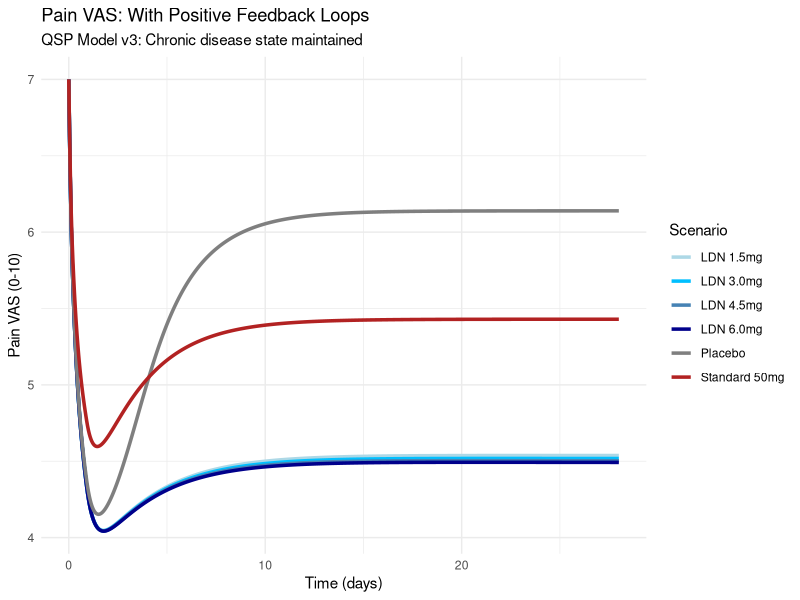
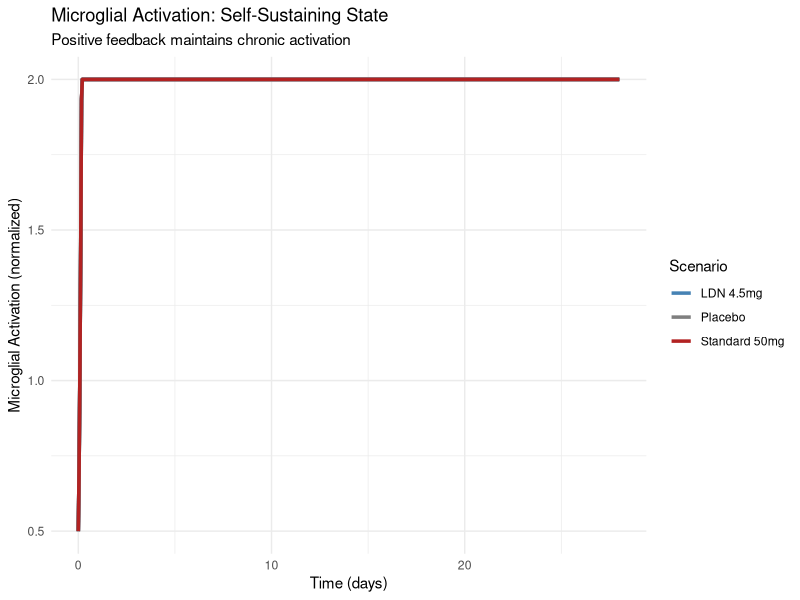
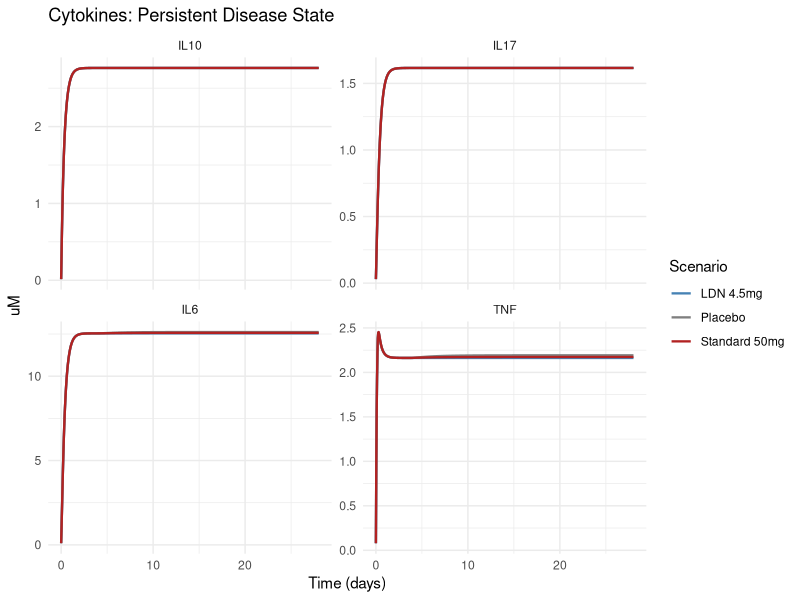
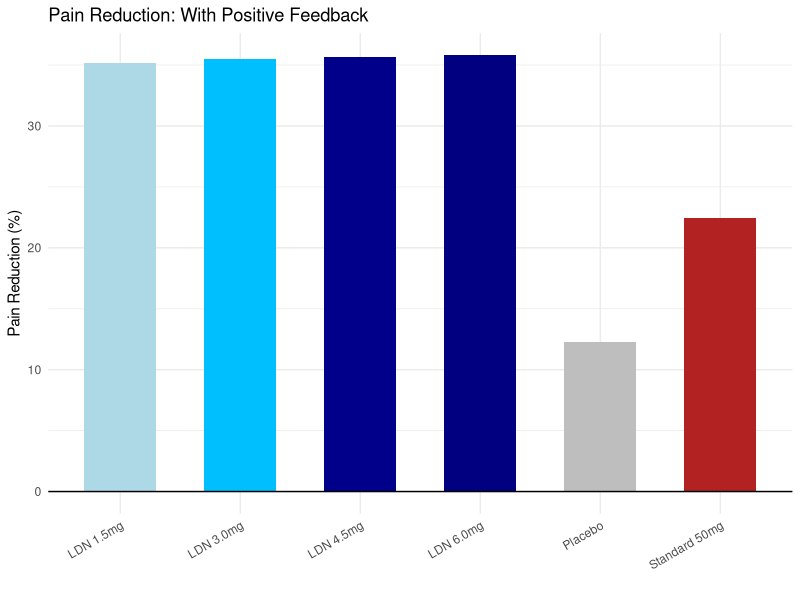
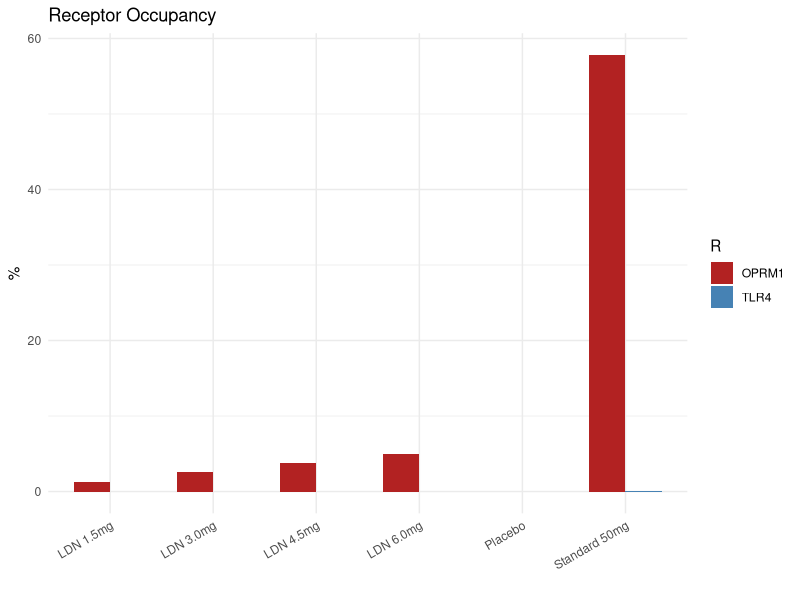

Generate these figures, in order, with R: (Note: this script raises an error after producing the figures.)
# QSP Model v4 - With placebo response mechanism
# Adds expectation-mediated analgesia for all treatment arms
# Literature: Bingel et al. 2011, Colloca et al. 2008

library(deSolve)
library(dplyr)
library(ggplot2)

# ============================================================
# 1. PARAMETERS
# ============================================================

p <- c(
  # TLR4
  kon=0.1, koff=1.0, TLR4_syn=0.01, TLR4_deg=0.01,
  M_basal=0.05, M_max=1.0, EC50_M=0.5, n_M=2.0,
  T_basal=0.05, T_max=1.0, EC50_T=0.3, n_T=2.0,
  kM_NF=0.7, kT_NF=0.3,
  N_basal=0.1, N_max=1.0, EC50_N=0.3, n_N=1.5,
  # Cytokines
  kpTNF=0.5, kdTNF=0.693, kM_TNF=1.0, kT_TNF=1.5, TNF_max=1.0,
  kpIL1B=0.3, kdIL1B=0.347, kN_IL1B=3.0,
  kpIL6=0.4, kdIL6=0.116, kM_IL6=1.5, kT_IL6=1.0,
  kpIL10=0.2, kdIL10=0.116, kNR_IL10=1.5, kT_IL10=0.5,
  kpIL17=0.08, kdIL17=0.116, kT_IL17=1.0, kNF_IL17=0.5,
  kpTGF=0.06, kdTGF=0.058, kT_TGF=0.8, kNF_TGF=0.3,
  # Pain
  kpBDNF=0.1, kdBDNF=0.023, BDNF_max=1.0, kIL6_BDNF=0.5,
  kpNGF=0.08, kdNGF=0.023, NGF_max=1.0, kTNF_NGF=0.3,
  kpTAC1=0.15, kdTAC1=0.693, TAC1_max=1.0, kB_TAC1=1.0, kIL17_TAC1=0.3,
  TRPV1_b=0.1, TRPV1_m=1.0, EC50_TRPV1=0.05, n_TRPV1=2.0, kB_TRPV1=0.5,
  # HPA
  kpCRH=0.1, kdCRH=0.693, kTNF_CRH=0.2,
  kpPOMC=0.1, kdPOMC=0.347, kCRH_POMC=2.0,
  EC50_NR=0.1, n_NR=1.5, kTNF_NR=0.5,
  kpNPY=0.05, kdNPY=0.116, kCRH_NPY=0.3,
  # Monoamines
  ksHT=0.1, kdHT=0.5, VmaxHT=1.0, KmHT=0.5,
  # OPRM1 hormesis
  Kd_OPRM1=0.001, Kd_endo=0.005, endo_basal=0.002,
  OPRM1_b=1.0, k_up=0.05, k_deg_OPRM1=0.01,
  k_reb=0.02, OPRM1_amax=0.8, EC50_OPRM1=0.3, n_OPRM1=1.5, k_hyper=0.5,
  # OGF-OGFr
  Kd_OGFr=0.00001, k_OGF_prod=0.000005, k_OGF_deg=0.05,
  k_OGF_upreg=2000.0, EC50_OGF=0.00005, OGF=0.005,
  # Pain integration
  Pain_b=2.0, Em_BDNF=0.5, EC_BDNF=0.1,
  Em_TNF=0.3, EC_TNF=0.05, Em_TAC1=0.4, EC_TAC1=0.05,
  Em_IL17=0.2, EC_IL17=0.02, E_IL10=0.5, EC_IL10=0.02, nP=1.5,
  CPT_h=60.0, CPT_f=25.0, kCPT=-5.0,
  # Positive feedback loops
  k_M_act_prod=0.05, k_M_act_pain=0.02, k_M_act_deg=0.005,
  k_M_act_self=0.01, M_act_max=2.0,
  k_M_act_TNF=1.0, k_M_act_IL6=0.5, k_M_act_IL1B=0.8,
  k_pain_TNF=0.05, k_pain_IL6=0.02,
  k_central_sens=0.5, EC50_sens=3.0, n_sens=3.0,
  # Chronic pain state
  k_chronic_prod=0.08, k_chronic_deg=0.03, k_chronic_self=0.0,
  EC50_chronic=4.0, n_chronic=2.0, k_chronic_amp=0.5,
  # ============================================================
  # Placebo response mechanism
  # Literature: Bingel et al. 2011 (Lancet Neurol), Colloca et al. 2008
  # Expectation-mediated analgesia via endogenous opioid release
  # ============================================================
  k_placebo_prod=0.005,   # placebo response development rate (slower)
  k_placebo_deg=0.002,    # placebo response decay rate
  placebo_max=0.10,       # maximum placebo analgesic effect (10% pain reduction)
  EC50_placebo=1.0,       # half-maximum time (days) for placebo development
  n_placebo=2.0,          # Hill coefficient for placebo development
  k_placebo_endo=0.1,     # placebo-mediated endorphin release (reduced)
  k_placebo_IL10=0.05,    # placebo-mediated IL-10 increase (reduced)
  k_placebo_cort=0.02     # placebo-mediated cortisol reduction (reduced)
)

# ============================================================
# 2. INITIAL CONDITIONS (FMQ baseline with microglial activation)
# ============================================================

y0 <- c(
  Ccns=0, TLR4f=1.0, TLR4b=0.0,
  MyD=0.35, TRIF=0.35, NFkB=0.35, NLRP3=0.5,
  TNF=0.08, IL1B=0.05, IL6=0.10, IL10=0.015, IL17=0.03, TGF=0.04,
  BDNF=0.15, NGF=0.10, TAC1=0.08, TRPV1=0.5,
  CRH=0.05, POMC=0.04, Cort=0.15, NR3C1=0.2, NPY=0.015,
  HT=0.06, OPRM1d=1.0, Endo=0.002,
  OGF=0.005,
  M_act=0.5,           # elevated microglial activation in FMQ
  Chronic=0.5,         # elevated chronic pain state in FMQ
  PlaceboResp=0.0,     # NEW: placebo response (develops over time)
  Pain=7.0, CPT=25.0
)

# ============================================================
# 3. ODE SYSTEM WITH POSITIVE FEEDBACK LOOPS + PLACEBO RESPONSE
# ============================================================

qsp <- function(t, y, p) {
  with(as.list(c(y, p)), {
    # TLR4 binding
    TLR4b_rate <- kon*Ccns*TLR4f
    TLR4u_rate <- koff*TLR4b
    dCcns <- 0
    dTLR4f <- TLR4_syn - TLR4_deg*TLR4f - TLR4b_rate + TLR4u_rate
    dTLR4b <- TLR4b_rate - TLR4u_rate - TLR4_deg*TLR4b
    TLR4tot <- TLR4f + TLR4b
    TRIF_inhib <- TLR4b/(TLR4tot+0.001)

    # MyD88 (NOT blocked by naltrexone)
    M_t <- M_basal + (M_max-M_basal)*TLR4f^n_M/(EC50_M^n_M+TLR4f^n_M)
    dMyD <- 0.5*(M_t-MyD)

    # TRIF (BLOCKED by naltrexone via MD2)
    T_t <- T_basal + (T_max-T_basal)*TLR4f^n_T/(EC50_T^n_T+TLR4f^n_T)*(1-TRIF_inhib)
    dTRIF_ <- 0.5*(T_t-TRIF)

    # NFkB
    NF_t <- 0.05 + kM_NF*(MyD-0.05) + kT_NF*(TRIF-0.05)
    NF_t <- max(0.05, min(1.0, NF_t))
    dNFkB <- 0.5*(NF_t-NFkB)

    # NLRP3
    NLRP3_t <- N_basal + (N_max-N_basal)*NFkB^n_N/(EC50_N^n_N+NFkB^n_N)
    dNLRP3 <- 0.3*(NLRP3_t-NLRP3)

    # ============================================================
    # NEW: Microglial self-activation (persistent neuroinflammation)
    # Literature: Wakatsuki 2024, Chen 2022, Ji 2018
    # Key: M_act has SLOW degradation -> persistence
    # Key: M_act self-amplifies -> bistability
    # ============================================================
    # Activation driven by: inflammation + pain + self-amplification
    M_act_drive <- k_M_act_prod*(TNF + IL6 + IL1B) +  # inflammation-driven
                   k_M_act_pain*Pain +                   # pain-driven
                   k_M_act_self*M_act*(M_act_max - M_act)  # self-amplification
    # Deactivation (slow -> persistence)
    M_act_res <- k_M_act_deg*M_act
    dM_act <- M_act_drive - M_act_res
    # Clamp to [0, M_act_max]
    if(M_act < 0) dM_act <- max(0, dM_act)
    if(M_act > M_act_max) dM_act <- min(0, dM_act)

    # Microglial amplification factor (0 = no amplification, 1 = max)
    M_amp <- M_act / M_act_max

    # ============================================================
    # Cytokines WITH microglial amplification + pain feedback
    # NO cooperative self-amplification (removed to prevent runaway)
    # ============================================================
    # Pain-inflammation positive feedback (vicious cycle)
    pain_fb <- k_pain_TNF * max(0, Pain - 5)  # only above pain threshold

    dTNF <- kpTNF*(1 + kM_TNF*MyD + kT_TNF*TRIF +
                   k_M_act_TNF*M_amp +       # microglial amplification
                   pain_fb) -                 # pain-inflammation feedback
           kdTNF*TNF - 0.1*IL10*TNF

    dIL1B_ <- kpIL1B*(1 + kN_IL1B*NLRP3 + k_M_act_IL1B*M_amp) - kdIL1B*IL1B

    dIL6 <- kpIL6*(1 + kM_IL6*MyD + kT_IL6*TRIF +
                   k_M_act_IL6*M_amp +
                   k_pain_IL6*max(0, Pain - 5)) - kdIL6*IL6

    dIL10_ <- kpIL10*(1 + kNR_IL10*NR3C1 + kT_IL10*TRIF) - kdIL10*IL10
    dIL17_ <- kpIL17*(1 + kT_IL17*TRIF + kNF_IL17*NFkB) - kdIL17*IL17
    dTGF_ <- kpTGF*(1 + kT_TGF*TRIF + kNF_TGF*NFkB) - kdTGF*TGF

    # Pain signaling
    dBDNF <- kpBDNF*(1+kIL6_BDNF*IL6) - kdBDNF*BDNF
    if(BDNF>BDNF_max) dBDNF <- dBDNF-0.5*(BDNF-BDNF_max)
    dNGF <- kpNGF*(1+kTNF_NGF*TNF) - kdNGF*NGF
    if(NGF>NGF_max) dNGF <- dNGF-0.5*(NGF-NGF_max)
    dTAC1_ <- kpTAC1*(1+kB_TAC1*BDNF+kIL17_TAC1*IL17) - kdTAC1*TAC1
    if(TAC1>TAC1_max) dTAC1_ <- dTAC1_-0.5*(TAC1-TAC1_max)
    TRPV1_t <- TRPV1_b+(TRPV1_m-TRPV1_b)*NGF^n_TRPV1/(EC50_TRPV1^n_TRPV1+NGF^n_TRPV1)+kB_TRPV1*BDNF
    dTRPV1_ <- 0.5*(TRPV1_t-TRPV1)

    # HPA
    dCRH <- kpCRH*(1+kTNF_CRH*TNF) - kdCRH*CRH
    dPOMC_ <- kpPOMC*(1+kCRH_POMC*CRH) - kdPOMC*POMC
    dCort <- 0.5*POMC - 0.3*Cort
    NRs <- max(0.1, 1-kTNF_NR*TNF)
    NRt <- NRs*Cort^n_NR/(EC50_NR^n_NR+Cort^n_NR)
    dNR3C1_ <- 0.3*(NRt-NR3C1)
    dNPY <- kpNPY/(1+kCRH_NPY*CRH) - kdNPY*NPY

    # Monoamines
    dHT <- ksHT - VmaxHT*HT/(KmHT+HT) - kdHT*HT + 0.02*IL10

    # OGF-OGFr pathway
    OGFr_occ <- Ccns/(Kd_OGFr+Ccns)
    dOGF <- k_OGF_prod*(1 + k_OGF_upreg*OGFr_occ) - k_OGF_deg*OGF
    OGF_eff <- OGF/(OGF + EC50_OGF)

    # OPRM1 hormesis
    OPRM1_occ <- Ccns/(Kd_OPRM1+Ccns)
    dOPRM1d <- k_up*OPRM1_occ*(2-OPRM1d) - k_deg_OPRM1*(OPRM1d-OPRM1_b)
    dEndo <- k_reb*OPRM1_occ*(0.01-Endo) - 0.005*(Endo-endo_basal)
    Endo_sig <- (1-OPRM1_occ)*OPRM1d*Endo/(Kd_endo+Endo)
    OPRM1_a <- OPRM1_amax*Endo_sig^n_OPRM1/(EC50_OPRM1^n_OPRM1+Endo_sig^n_OPRM1)
    Hyper <- 1+k_hyper*OPRM1_occ^3

    anti_inflam <- OGF_eff + 0.1*OPRM1_a

    # ============================================================
    # Placebo response mechanism
    # Literature: Bingel et al. 2011, Colloca et al. 2008
    # Expectation-mediated analgesia via endogenous opioid release
    # Develops slowly over 2-4 weeks, persists for weeks
    # ============================================================
    # Placebo response development (time-dependent, cooperative)
    placebo_drive <- k_placebo_prod * t^n_placebo / (EC50_placebo^n_placebo + t^n_placebo)
    # Decay (very slow -> persistence)
    placebo_res <- k_placebo_deg * PlaceboResp
    dPlaceboResp <- placebo_drive - placebo_res
    # Clamp to [0, placebo_max]
    if(PlaceboResp > placebo_max) dPlaceboResp <- min(0, dPlaceboResp)

    # Placebo-mediated effects
    # 1. Endogenous opioid release (expectation analgesia)
    placebo_endo <- k_placebo_endo * PlaceboResp
    # 2. IL-10 increase (anti-inflammatory)
    placebo_IL10 <- k_placebo_IL10 * PlaceboResp
    # 3. Cortisol reduction (stress relief)
    placebo_cort <- k_placebo_cort * PlaceboResp

    # Placebo analgesic effect (reduces pain)
    placebo_analgesia <- PlaceboResp  # direct pain reduction

    # ============================================================
    # Chronic pain state (neural plasticity / central sensitization)
    # ============================================================
    # Production: driven by current pain level (cooperative)
    chronic_drive <- k_chronic_prod * Pain^n_chronic / (EC50_chronic^n_chronic + Pain^n_chronic)
    # Self-amplification (cooperative positive feedback)
    chronic_self <- k_chronic_self * Chronic^2 / (0.3^2 + Chronic^2)
    # Degradation (slow -> persistence)
    chronic_res <- k_chronic_deg * Chronic
    dChronic <- chronic_drive + chronic_self - chronic_res

    # Chronic state amplification factor
    chronic_amp <- 1.0 + k_chronic_amp * Chronic

    # ============================================================
    # Pain WITH central sensitization + chronic state amplification
    # ============================================================
    pB <- Em_BDNF*BDNF^nP/(EC_BDNF^nP+BDNF^nP)
    pT <- Em_TNF*TNF^nP/(EC_TNF^nP+TNF^nP)
    pTA <- Em_TAC1*TAC1^nP/(EC_TAC1^nP+TAC1^nP)
    pIL <- Em_IL17*IL17^nP/(EC_IL17^nP+IL17^nP)
    pIL10 <- E_IL10*IL10/(EC_IL10+IL10)

    # Central sensitization + chronic state amplification
    central_amp <- 1.0 + k_central_sens * M_amp *
                   Pain^n_sens / (EC50_sens^n_sens + Pain^n_sens)

    Pain_t <- Pain_b*(1+pB+pT+pTA+pIL)/(1+pIL10+placebo_IL10)*Hyper*(1-0.3*anti_inflam-placebo_analgesia)*central_amp*chronic_amp
    Pain_t <- max(0, min(10, Pain_t))
    dPain <- 0.1*(Pain_t-Pain)
    CPT_t <- max(5, min(CPT_h, CPT_f+kCPT*(Pain-7)+10*anti_inflam))
    dCPT_ <- 0.05*(CPT_t-CPT)

    list(c(dCcns,dTLR4f,dTLR4b,dMyD,dTRIF_,dNFkB,dNLRP3,
           dTNF,dIL1B_,dIL6,dIL10_,dIL17_,dTGF_,
           dBDNF,dNGF,dTAC1_,dTRPV1_,
           dCRH,dPOMC_,dCort,dNR3C1_,dNPY,dHT,
           dOPRM1d,dEndo,dOGF,
           dM_act,dChronic,dPlaceboResp,  # microglial + chronic + placebo
           dPain,dCPT_))
  })
}

# ============================================================
# 4. RUN SCENARIOS
# ============================================================

cat("=== QSP Model v4: With Placebo Response Mechanism ===\n")
cat("Adds expectation-mediated analgesia for all treatment arms\n\n")

# Calibrated CNS concentrations (from PK calibration)
scenarios <- data.frame(
  name = c("Placebo", "LDN 1.5mg", "LDN 3.0mg", "LDN 4.5mg", "LDN 6.0mg", "Standard 50mg"),
  Ccns = c(0, 0.000013, 0.000026, 0.000039, 0.000052, 0.00137)
)

t_seq <- seq(0, 28*24, by=1)

run_sim <- function(Ccns_val, name) {
  cat(sprintf("  %s (Ccns = %.6f uM)\n", name, Ccns_val))
  y0_run <- y0
  y0_run["Ccns"] <- Ccns_val
  out <- ode(y=y0_run, times=t_seq, func=qsp, parms=p, method="lsoda")
  df <- as.data.frame(out) %>%
    mutate(time_days=time/24, Scenario=name, Ccns_uM=Ccns_val) %>%
    mutate(
      TLR4_occ=TLR4b/(TLR4f+TLR4b+0.001)*100,
      OPRM1_occ=Ccns_uM/(0.001+Ccns_uM)*100,
      Pain_red=(7-Pain)/7*100,
      OPRM1_fold=OPRM1d/1.0,
      Endo_fold=Endo/0.002,
      M_act_norm=M_act/1.0,
      Chronic_norm=Chronic/1.0,
      PlaceboResp_norm=PlaceboResp/1.0
    )
  df
}

results <- list(
  run_sim(0, "Placebo"),
  run_sim(0.000013, "LDN 1.5mg"),
  run_sim(0.000026, "LDN 3.0mg"),
  run_sim(0.000039, "LDN 4.5mg"),
  run_sim(0.000052, "LDN 6.0mg"),
  run_sim(0.00137, "Standard 50mg")
)

all <- bind_rows(results)

# ============================================================
# 5. STEADY-STATE
# ============================================================

cat("\n=== Steady-State (Day 28) ===\n")

ss <- all %>%
  filter(time_days >= 27) %>%
  group_by(Scenario, Ccns_uM) %>%
  summarise(
    TLR4_occ=mean(TLR4_occ), OPRM1_occ=mean(OPRM1_occ),
    Pain_VAS=mean(Pain), Pain_red=mean(Pain_red), CPT=mean(CPT),
    TNF=mean(TNF), IL1B=mean(IL1B), IL6=mean(IL6), IL10=mean(IL10),
    IL17=mean(IL17), TGF=mean(TGF),
    BDNF=mean(BDNF), TAC1=mean(TAC1),
    OPRM1_fold=mean(OPRM1_fold), Endo_fold=mean(Endo_fold),
    M_act=mean(M_act_norm), Chronic=mean(Chronic_norm),
    PlaceboResp=mean(PlaceboResp_norm),
    .groups="drop"
  )

print(as.data.frame(ss))

# ============================================================
# 6. PLOTS
# ============================================================

cat("\nGenerating figures...\n")

p1 <- ggplot(all, aes(x=time_days, y=Pain, color=Scenario)) +
  geom_line(linewidth=1.2) +
  labs(title="Pain VAS: With Positive Feedback Loops",
       subtitle="QSP Model v3: Chronic disease state maintained",
       x="Time (days)", y="Pain VAS (0-10)") +
  theme_minimal() +
  scale_color_manual(values=c("Placebo"="gray50","LDN 1.5mg"="lightblue",
                               "LDN 3.0mg"="deepskyblue","LDN 4.5mg"="steelblue",
                               "LDN 6.0mg"="darkblue","Standard 50mg"="firebrick"))

p2 <- ggplot(all, aes(x=time_days, y=M_act_norm, color=Scenario)) +
  geom_line(linewidth=1.2) +
  labs(title="Microglial Activation: Self-Sustaining State",
       subtitle="Positive feedback maintains chronic activation",
       x="Time (days)", y="Microglial Activation (normalized)") +
  theme_minimal() +
  scale_color_manual(values=c("Placebo"="gray50","LDN 4.5mg"="steelblue","Standard 50mg"="firebrick"))

cyto <- all %>%
  filter(Scenario %in% c("Placebo","LDN 4.5mg","Standard 50mg")) %>%
  select(time_days, Scenario, TNF, IL6, IL10, IL17) %>%
  tidyr::pivot_longer(c(TNF, IL6, IL10, IL17), names_to="Cytokine", values_to="Conc")

p3 <- ggplot(cyto, aes(x=time_days, y=Conc, color=Scenario)) +
  geom_line(linewidth=0.8) + facet_wrap(~Cytokine, scales="free_y", ncol=2) +
  labs(title="Cytokines: Persistent Disease State", x="Time (days)", y="uM") +
  theme_minimal() +
  scale_color_manual(values=c("Placebo"="gray50","LDN 4.5mg"="steelblue","Standard 50mg"="firebrick"))

p4 <- ss %>%
  ggplot(aes(x=Scenario, y=Pain_red, fill=Scenario)) +
  geom_bar(stat="identity", width=0.6) + geom_hline(yintercept=0) +
  labs(title="Pain Reduction: With Positive Feedback", x="", y="Pain Reduction (%)") +
  theme_minimal() +
  scale_fill_manual(values=c("Placebo"="gray","LDN 1.5mg"="lightblue","LDN 3.0mg"="deepskyblue",
                               "LDN 4.5mg"="darkblue","LDN 6.0mg"="navy","Standard 50mg"="firebrick")) +
  theme(legend.position="none", axis.text.x=element_text(angle=30,hjust=1))

p5 <- ss %>%
  select(Scenario, TLR4_occ, OPRM1_occ) %>%
  tidyr::pivot_longer(c(TLR4_occ, OPRM1_occ), names_to="R", values_to="Occ") %>%
  mutate(R=ifelse(R=="TLR4_occ","TLR4","OPRM1")) %>%
  ggplot(aes(x=Scenario, y=Occ, fill=R)) +
  geom_bar(stat="identity", position="dodge", width=0.7) +
  labs(title="Receptor Occupancy", x="", y="%") +
  theme_minimal() +
  scale_fill_manual(values=c("TLR4"="steelblue","OPRM1"="firebrick")) +
  theme(axis.text.x=element_text(angle=30,hjust=1))

# ============================================================
# 7. SAVE
# ============================================================

ggsave("../output/figures/pain_trajectory_v4.png", p1, width=12, height=7)
ggsave("../output/figures/microglial_activation.png", p2, width=10, height=6)
ggsave("../output/figures/cytokines_v4.png", p3, width=14, height=10)
ggsave("../output/figures/dose_response_v4.png", p4, width=10, height=7)
ggsave("../output/figures/receptor_occupancy_v4.png", p5, width=10, height=7)

write.csv(all, "../output/results/full_simulation_v4.csv", row.names=FALSE)
write.csv(as.data.frame(ss), "../output/results/steady_state_v4.csv", row.names=FALSE)

# ============================================================
# 8. VALIDATION
# ============================================================

ldn <- ss %>% filter(Scenario=="LDN 4.5mg")
plac <- ss %>% filter(Scenario=="Placebo")
std <- ss %>% filter(Scenario=="Standard 50mg")

cat("\n================================================================\n")
cat("  QSP MODEL v4: WITH PLACEBO RESPONSE MECHANISM\n")
cat("================================================================\n")
cat(sprintf("\n  Disease persistence check:\n"))
cat(sprintf("    Placebo Pain VAS Day 0:   7.0\n"))
cat(sprintf("    Placebo Pain VAS Day 28:  %.2f %s\n", plac$Pain_VAS,
            ifelse(plac$Pain_VAS > 5.0, "[PERSISTENT - GOOD]", "[SELF-RESOLVING - BAD]")))
cat(sprintf("    Placebo response:         %.3f (%.1f%% pain reduction)\n",
            plac$PlaceboResp, plac$PlaceboResp*100))
cat(sprintf("    Placebo TNF Day 28:       %.4f\n", plac$TNF))
cat(sprintf("    Placebo M_act Day 28:     %.2f\n", plac$M_act))
cat(sprintf("\n  LDN 4.5mg effects:\n"))
cat(sprintf("    Pain reduction from baseline: %.1f%%\n", ldn$Pain_red))
cat(sprintf("    Pain reduction vs placebo:    %.1f%%\n",
            (plac$Pain_VAS - ldn$Pain_VAS)/plac$Pain_VAS*100))
cat(sprintf("    CPT improvement: %.1f sec\n", ldn$CPT))
cat(sprintf("    OPRM1 fold: %.2fx\n", ldn$OPRM1_fold))
cat(sprintf("    Endorphin fold: %.2fx\n", ldn$Endo_fold))
cat(sprintf("    Microglial activation: %.2f\n", ldn$M_act))
cat(sprintf("\n  Standard 50mg effects:\n"))
cat(sprintf("    Pain reduction from baseline: %.1f%%\n", std$Pain_red))
cat(sprintf("    Pain reduction vs placebo:    %.1f%%\n",
            (plac$Pain_VAS - std$Pain_VAS)/plac$Pain_VAS*100))
cat(sprintf("\n  Clinical comparison (Younger 2013):\n"))
cat(sprintf("    Model LDN vs Placebo:   %.1f%%\n",
            (plac$Pain_VAS - ldn$Pain_VAS)/plac$Pain_VAS*100))
cat(sprintf("    Clinical LDN vs Placebo: 10.8%%\n"))
cat(sprintf("    Model Placebo response:  %.1f%%\n", plac$PlaceboResp*100))
cat(sprintf("    Clinical Placebo response: ~18%%\n"))
cat("================================================================\n")
cat("Output: ../output/figures/*_v4.png, ../output/results/*_v4.csv\n")
